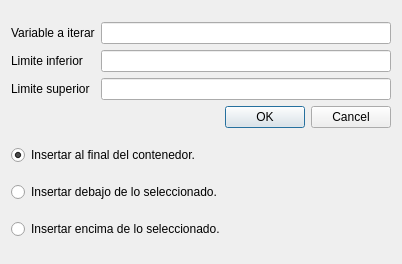
<?xml version="1.0" encoding="UTF-8"?>
<ui version="4.0">
 <class>Dialog</class>
 <widget class="QDialog" name="Dialog">
  <property name="geometry">
   <rect>
    <x>0</x>
    <y>0</y>
    <width>402</width>
    <height>264</height>
   </rect>
  </property>
  <property name="windowTitle">
   <string>Erdos</string>
  </property>
  <layout class="QGridLayout" name="gridLayout">
   <item row="0" column="0">
    <layout class="QGridLayout" name="gridLayout_2">
     <item row="0" column="0">
      <widget class="QLabel" name="lbl_var">
       <property name="text">
        <string>Variable a iterar</string>
       </property>
      </widget>
     </item>
     <item row="0" column="1">
      <widget class="QLineEdit" name="n_var"/>
     </item>
     <item row="1" column="0">
      <widget class="QLabel" name="label">
       <property name="text">
        <string>Limite inferior</string>
       </property>
      </widget>
     </item>
     <item row="1" column="1">
      <widget class="QLineEdit" name="r_min"/>
     </item>
     <item row="2" column="0">
      <widget class="QLabel" name="label_2">
       <property name="text">
        <string>Limite superior</string>
       </property>
      </widget>
     </item>
     <item row="2" column="1">
      <widget class="QLineEdit" name="r_max"/>
     </item>
     <item row="3" column="0" colspan="2">
      <widget class="QDialogButtonBox" name="buttonBox">
       <property name="orientation">
        <enum>Qt::Horizontal</enum>
       </property>
       <property name="standardButtons">
        <set>QDialogButtonBox::Cancel|QDialogButtonBox::Ok</set>
       </property>
      </widget>
     </item>
    </layout>
   </item>
   <item row="1" column="0">
    <widget class="QRadioButton" name="radioButton">
     <property name="text">
      <string>Insertar al final del contenedor.</string>
     </property>
     <property name="checked">
      <bool>true</bool>
     </property>
    </widget>
   </item>
   <item row="2" column="0">
    <widget class="QRadioButton" name="radioButton_2">
     <property name="text">
      <string>Insertar debajo de lo seleccionado.</string>
     </property>
    </widget>
   </item>
   <item row="3" column="0">
    <widget class="QRadioButton" name="radioButton_3">
     <property name="text">
      <string>Insertar encima de lo seleccionado.</string>
     </property>
    </widget>
   </item>
  </layout>
 </widget>
 <resources/>
 <connections>
  <connection>
   <sender>buttonBox</sender>
   <signal>accepted()</signal>
   <receiver>Dialog</receiver>
   <slot>accept()</slot>
   <hints>
    <hint type="sourcelabel">
     <x>249</x>
     <y>158</y>
    </hint>
    <hint type="destinationlabel">
     <x>157</x>
     <y>274</y>
    </hint>
   </hints>
  </connection>
  <connection>
   <sender>buttonBox</sender>
   <signal>rejected()</signal>
   <receiver>Dialog</receiver>
   <slot>reject()</slot>
   <hints>
    <hint type="sourcelabel">
     <x>270</x>
     <y>158</y>
    </hint>
    <hint type="destinationlabel">
     <x>286</x>
     <y>274</y>
    </hint>
   </hints>
  </connection>
 </connections>
</ui>
